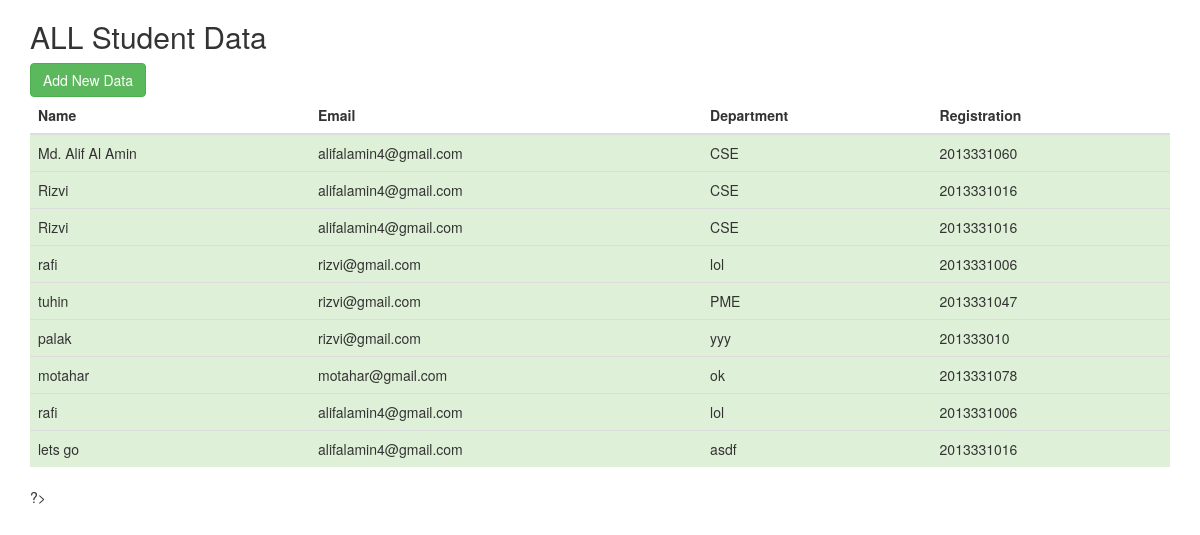
The page / on the database its author committed.
### tables this page shows
CREATE TABLE `info` (
  `id` int(50) NOT NULL,
  `name` varchar(50) NOT NULL,
  `email` varchar(50) NOT NULL,
  `dept` varchar(50) NOT NULL,
  `reg` varchar(50) NOT NULL
);

### index.php (the view, shortened to what this page needs)
<?php
require('dbconfig.php'); ?>
<!DOCTYPE html>
<html>
<head>
	<link rel="stylesheet" href="http://maxcdn.bootstrapcdn.com/bootstrap/3.3.7/css/bootstrap.min.css">
</head>
<body>
<div class="container">
	<h2>ALL Student Data</h2>
	<a class="btn btn-success" href="form.php"> Add New Data </a>
	<table class="table">
		<thead>
		<tr>
			<th> Name </th>
			<th>Email </th>
			<th> Department </th>
			<th> Registration </th>
			</tr>
		</thead>
		<tbody>
<?php
	$sql="SELECT *FROM info";
	$result=$conn->query($sql);
	if($result-> num_rows >0){
		while($row=$result->fetch_assoc()){
			echo '<tr class="success">
				<td>'.$row["name"].'</tb>
				<td>' .$row["email"].'</tb>
				<td>' .$row["dept"].'</tb>
				<td>' .$row["reg"].'</tb>
				</tr>';
		}
	}else{
		echo "0result";
	}
?>
</tbody>
</table>
</body>
</html>

### rows shown on the page
info: name "Md. Alif Al Amin", email "alifalamin4@gmail.com", dept "CSE", reg "2013331060"
info: name "Rizvi", email "alifalamin4@gmail.com", dept "CSE", reg "2013331016"
info: name "Rizvi", email "alifalamin4@gmail.com", dept "CSE", reg "2013331016"
info: name "rafi", email "rizvi@gmail.com", dept "lol", reg "2013331006"
info: name "tuhin", email "rizvi@gmail.com", dept "PME", reg "2013331047"
info: name "palak", email "rizvi@gmail.com", dept "yyy", reg "201333010"
info: name "motahar", email "motahar@gmail.com", dept "ok", reg "2013331078"
info: name "rafi", email "alifalamin4@gmail.com", dept "lol", reg "2013331006"
info: name "lets go", email "alifalamin4@gmail.com", dept "asdf", reg "2013331016"
